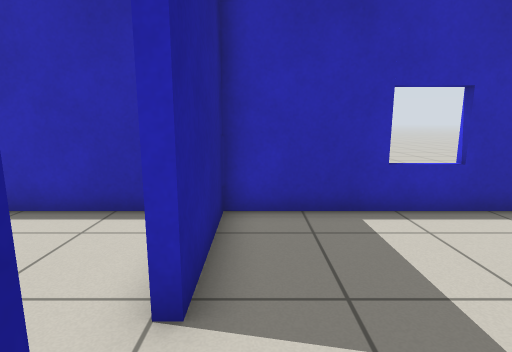
View 1 (above)

17 first-person views from a walk through a Gazebo world. The camera is 0.94 m above the floor, tilts 10° down and sees 80° across. The floor is counted in squares, 0.5 m on a side. Each view is taken from the middle of a square. On the plan, view 1 faces up. The plan holds only what a view shows up to about 16 squares ahead; the rest is blank.

View 2
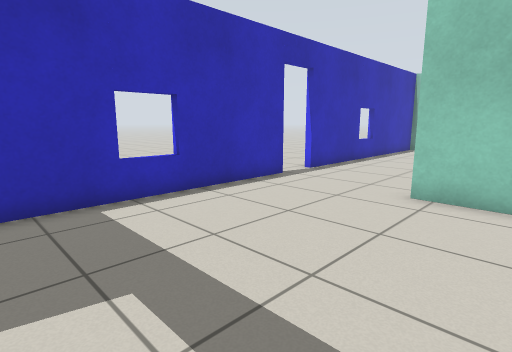

View 3
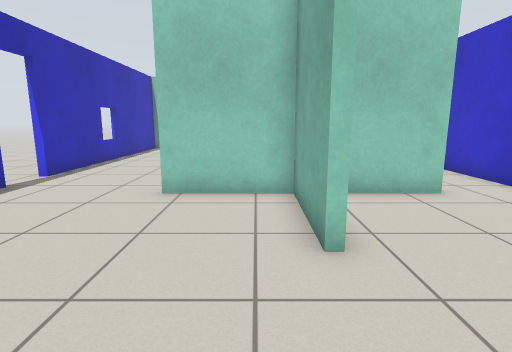

View 4
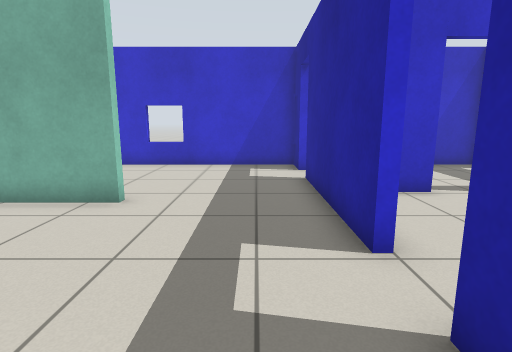

View 5
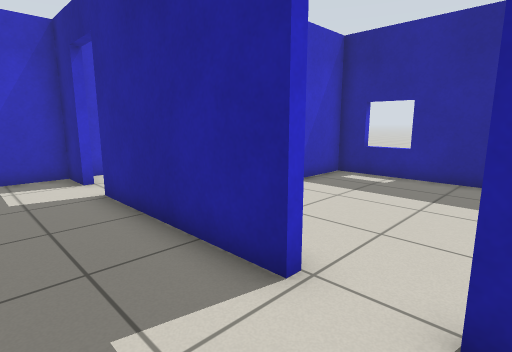

View 6
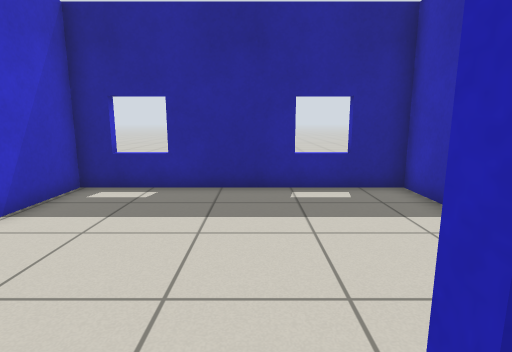

View 7
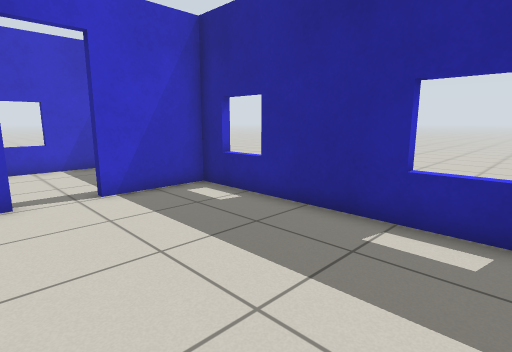

View 8
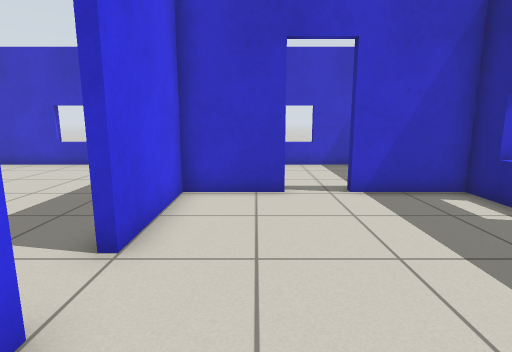

View 9
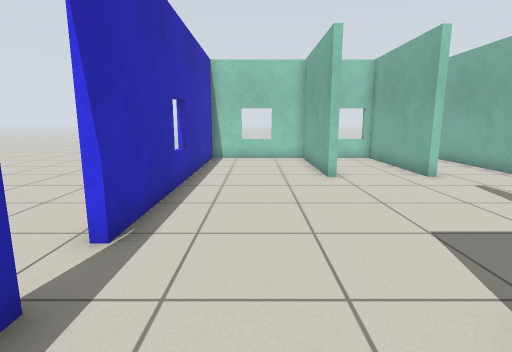

View 10
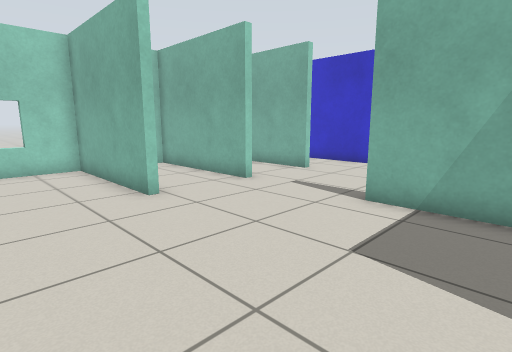

View 11
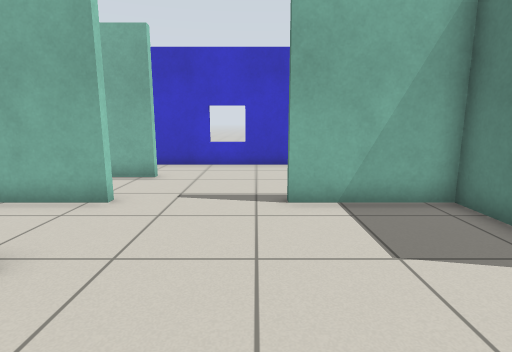

View 12
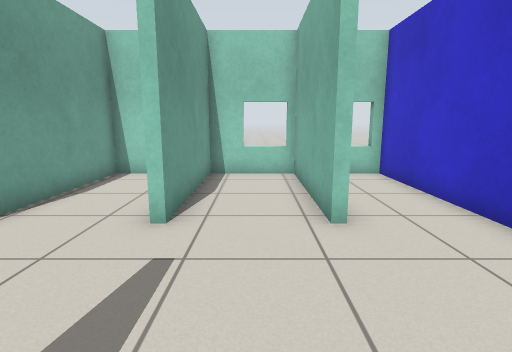

View 13
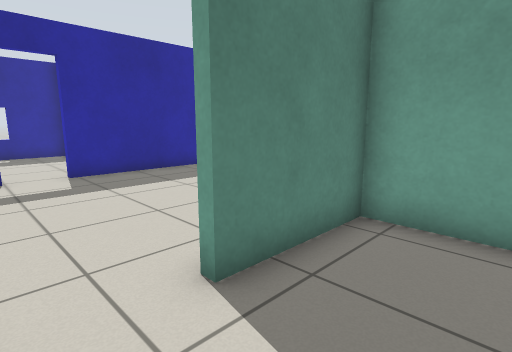

View 14
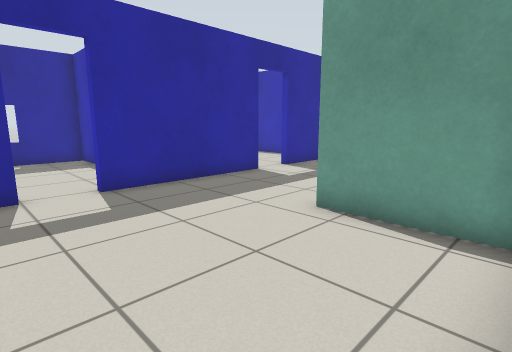

View 15
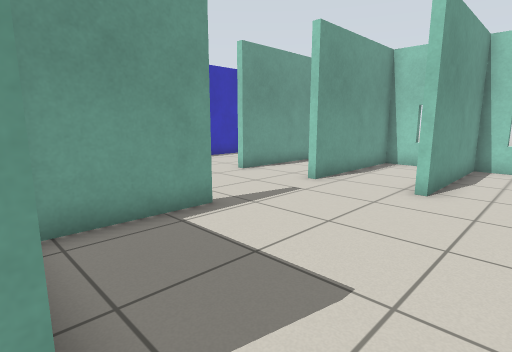

View 16
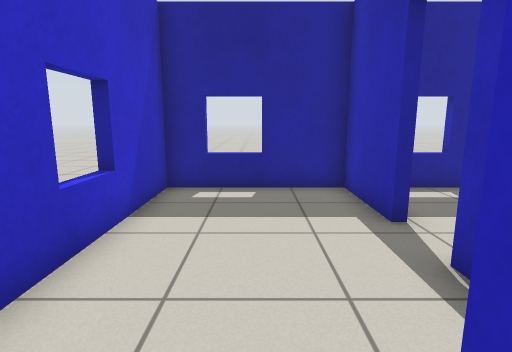

View 17
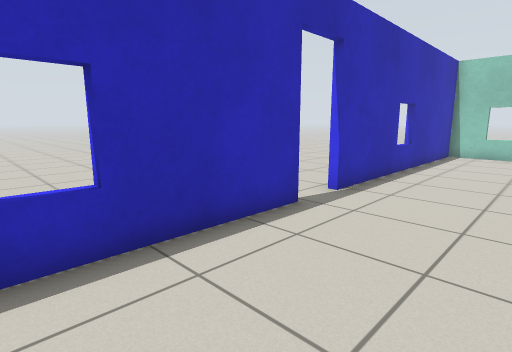

### Floor plan
Ten units are one square. View 1 is at (0, 0); x grows to the right and y downward. Boxes are objects, and circles mark ways between rooms. Rooms are numbered by the first view taken in them; rooms with no view inside come last. Other rooms are left out.
<svg viewBox="-92 -70 319 161">
<path fill="none" stroke="#000" d="M-7 -9 -7 16M41 20 80 20 80 -16M76 -63 -7 -63 -7 -26M-24 -63 -87 -63 -87 31 -56 31M-39 31 -10 31 -10 -9M164 -15 222 -15 222 -63 105 -63M164 20 222 20 222 -12 164 -12M83 4 83 20 122 20M88 -63 76 -63M164 54 222 54 222 23 165 23M122 23 83 23 83 60 80 60M75 86 222 86 222 57 165 57M-7 70 -7 86 75 86M-7 16 -7 53M80 60 80 34M78 23 41 23M-56 34 -87 34 -87 86 -14 86M-34 34 -39 34"/>
<circle cx="-10" cy="-15" r="3" fill="#2a7"/>
<circle cx="80" cy="-35" r="3" fill="#2a7"/>
<circle cx="20" cy="20" r="3" fill="#2a7"/>
<circle cx="-45" cy="30" r="3" fill="#2a7"/>
<circle cx="145" cy="20" r="3" fill="#2a7"/>
<circle cx="80" cy="70" r="3" fill="#2a7"/>
<circle cx="-10" cy="65" r="3" fill="#2a7"/>
<text x="30" y="-20">1</text>
<text x="-50" y="-20">2</text>
<text x="140" y="-20">3</text>
<text x="140" y="50">4</text>
<text x="30" y="50">5</text>
<text x="-50" y="60">6</text>
</svg>
Room 1 opens to room 2. Room 1 opens to room 3. Room 1 opens to room 5. Room 2 opens to room 6. Room 3 opens to room 4. Room 4 opens to room 5. Room 5 opens to room 6.

Where each view was taken, in squares from view 1:
view 1: 0 up, 0 right, facing up
view 2: 1 down, 0 right, facing up-right
view 3: 1 down, 0 right, facing right
view 4: 5 up, 1 right, facing down
view 5: 3 up, 2 right, facing down-left
view 6: 2 up, 0 right, facing left
view 7: 5 up, 3 left, facing down-left
view 8: 5 up, 3 left, facing down
view 9: 4 up, 6 right, facing right
view 10: 5 up, 9 right, facing down-right
view 11: 5 up, 13 right, facing down
view 12: 4 down, 11 right, facing right
view 13: 8 down, 11 right, facing up-left
view 14: 8 down, 8 right, facing up-left
view 15: 8 down, 8 right, facing up-right
view 16: 6 down, 0 right, facing left
view 17: 2 up, 3 right, facing up-right
